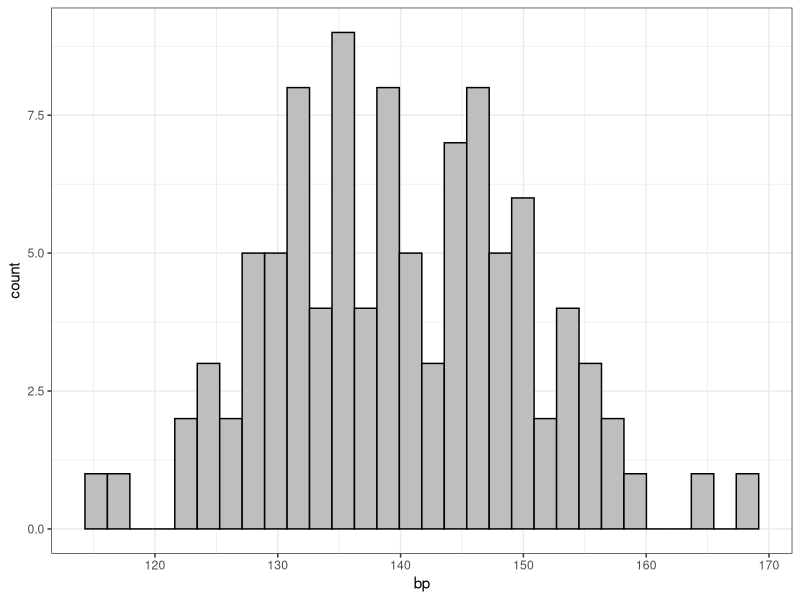
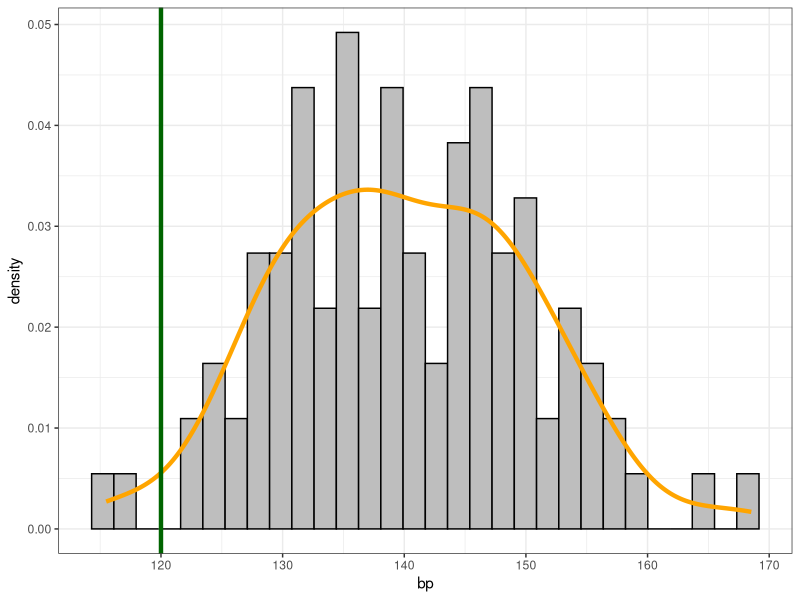
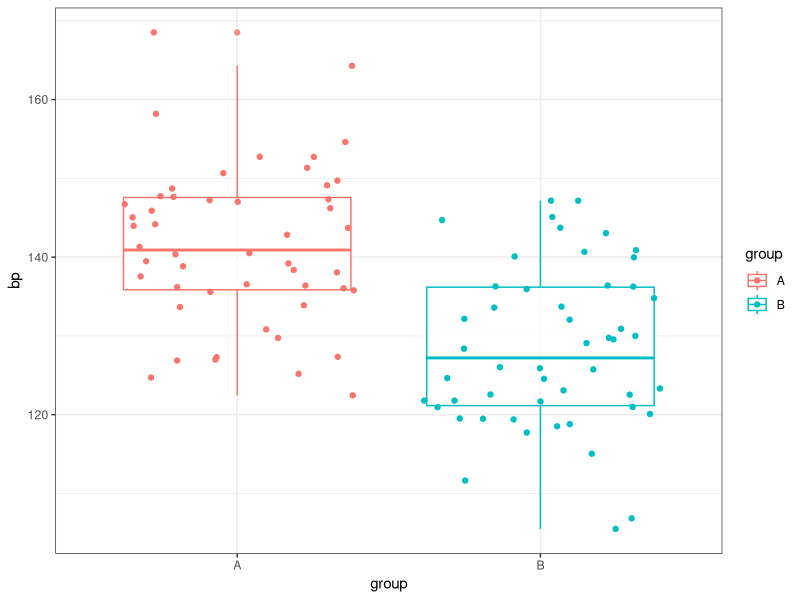
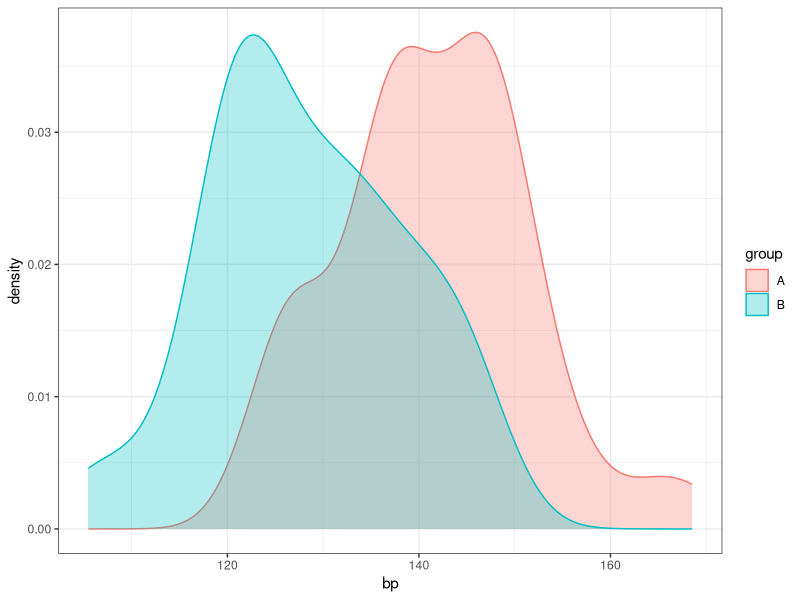
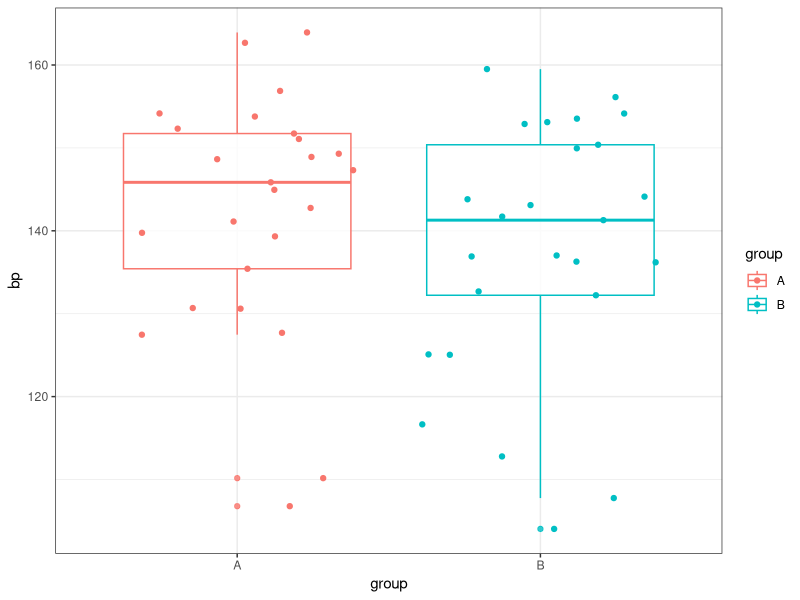
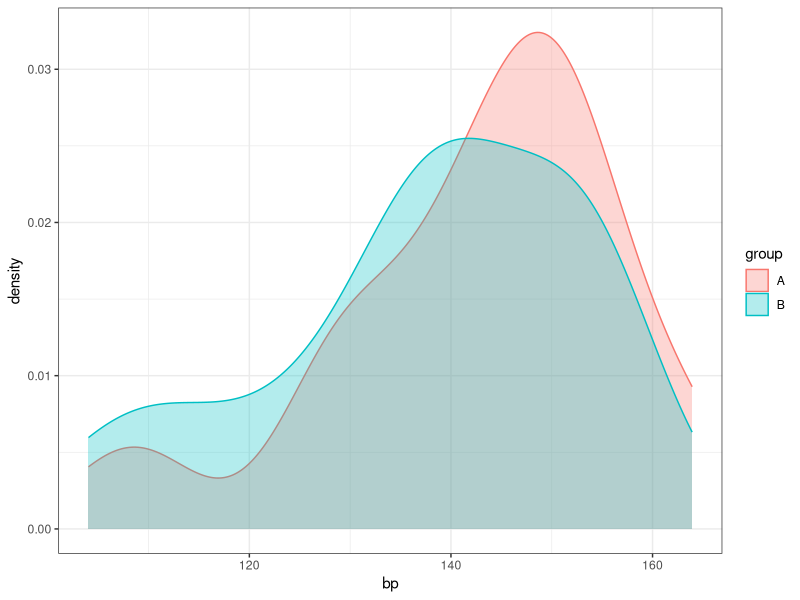
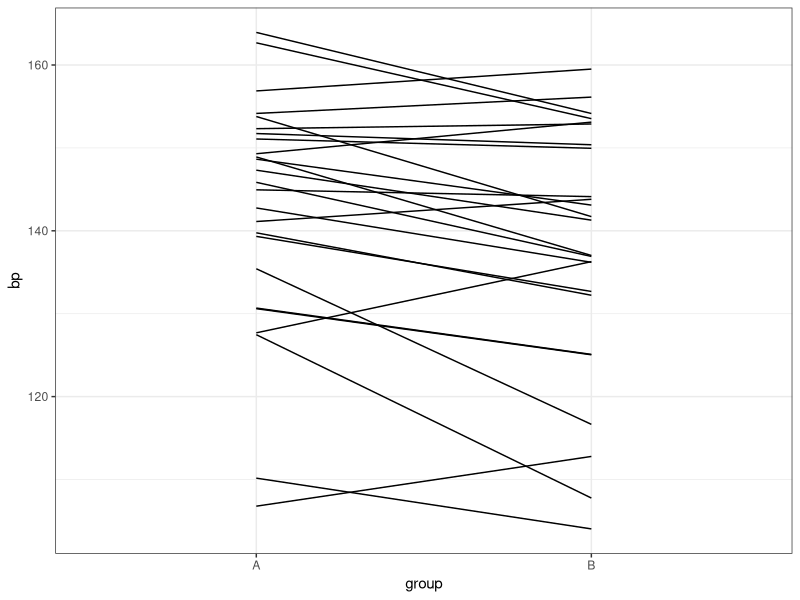
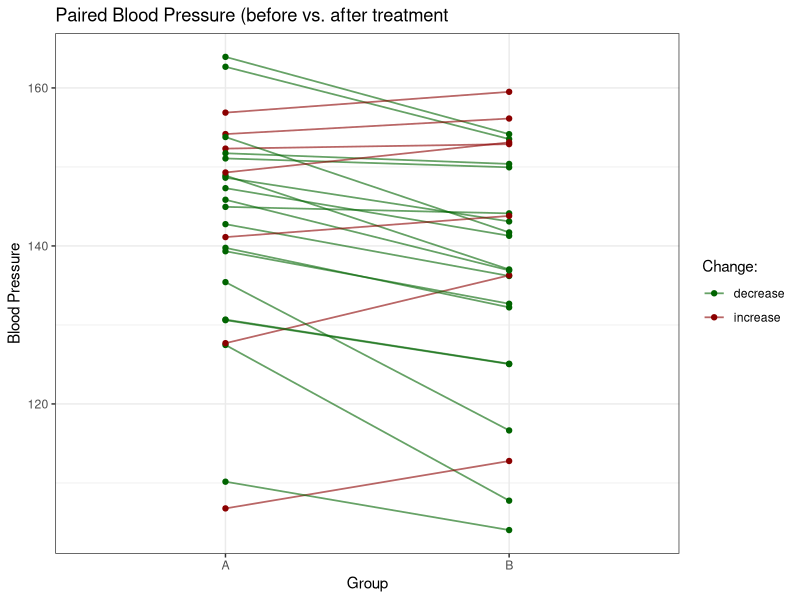

These figures' R source, in order:
# Most important statistical tests in R
# The Data Digest
# https://www.youtube.com/watch?v=GI6FfwbZUo0

library(tidyverse)
theme_set(theme_bw())

# Do groups differ in mean or rate?
# t.test(), aov(), TukeyHSD(), var.test(), leveneTest(), prop.test()

# Are two variables associated?
# cor.test(), chisq.test()

# Can X predict Y?
# lm(y ~ x1 + x2), glm(family = binomial)

# T-Test ----

# When to use
# - You're comparing means and your data is roughly normally distributed
# - Choose the version based on group structure (1 group, 2 independent, or paired)

# What it tells you 
# - Whether the mean difference is statistically significant
# - Provides t-statistic, degrees of freedom, and p-value

# Watch out for
# - Normality assumption (especially important for small samples)
# - Equal variance for 2-sample test (use var.test()) or leveneTest()
# - Paired t-test assumes same subjects under both conditions

## One Sample T-Test ----

set.seed(2025)

sample_100 <- data.frame(
  id = 1:100,
  bp = rnorm(n = 100, mean = 140, sd = 10)
)

sample_100

t.test(x = sample_100$bp, mu = 120)

sample_100 |> 
  ggplot(aes(bp)) +
  geom_histogram(color = "black", fill = "grey")

sample_100 |> 
  ggplot(aes(bp, after_stat(density))) +
  geom_histogram(color = "black", fill = "grey") +
  geom_density(color = "orange", linewidth = 1.5) +
  geom_vline(xintercept = 120, linewidth = 1.5, color = "darkgreen")

## Two Sample T-Test ----

sample_A <- sample_100 |> 
  filter(id %in% 1:50)

sample_B <- sample_100 |> 
  filter(id %in% 51:100) |> 
  mutate(bp = bp - 10)

t.test(x = sample_A$bp, y = sample_B$bp)

sample_100 <- rbind(sample_A, sample_B) |> 
  mutate(group = rep(c("A", "B"), each = 50))

t.test(bp ~ group, data = sample_100)

sample_100 |> 
  ggplot(aes(x = group, y = bp,
             color = group)) +
  geom_boxplot(alpha = 0.8) +
  geom_jitter(height = 0)

sample_100 |> 
  ggplot(aes(x =bp, color = group, fill = group)) +
  geom_density(alpha = 0.3)

t.test(bp ~ group, data = sample_100)
t.test(bp ~ group, data = sample_100, var.equal = TRUE)

var.test(x = sample_100$bp[sample_100$group == "A"],
         y = sample_100$bp[sample_100$group == "B"])

t.test(bp ~ group, data = sample_100,
       var.equal = TRUE,
       alternative = "greater")

## Paired T-Test ----

set.seed(1)
bp1 <- rnorm(n = 25, mean = 140, sd = 15)
bp2 <- bp1 - 5 + rnorm(25) * 10

sample_50 <- data.frame(id = rep(1:25, 2),
                        bp = c(bp1, bp2),
                        group = rep(c("A", "B"), each = 25))

sample_50 |> 
  ggplot(aes(x = group, y = bp, color = group)) +
  geom_boxplot(alpha = 0.8) +
  geom_jitter(height = 0)

sample_50 |> 
  ggplot(aes(x =bp, color = group, fill = group)) +
  geom_density(alpha = 0.3)

t.test(bp ~ group, data = sample_50)

t.test(x = sample_50$bp[1:25],
       y = sample_50$bp[26:50],
       paired = TRUE)

sample_50 |> 
  ggplot(aes(x = group, y = bp, group = id)) +
  geom_line()

sample_50 |> 
  pivot_wider(values_from = bp, names_from = group) |> 
  mutate(change = case_when(B > A ~ "increase",
                            .default = "decrease")) |> 
  pivot_longer(cols = c(A, B), names_to = "group", values_to = "bp") |> 
  ggplot(aes(x = group, y = bp, group = id, color = change)) +
  geom_line(alpha = 0.6, linewidth = 0.6) +
  geom_point() +
  scale_color_manual(values = c("increase" = "darkred",
                                "decrease" = "darkgreen")) +
  labs(title = "Paired Blood Pressure (before vs. after treatment",
       x = "Group",
       y = "Blood Pressure", 
       color = "Change:")

result <- t.test(x = sample_50$bp[1:25],
                 y = sample_50$bp[26:50],
                 paired = TRUE)

str(result)
result$p.value

change <- sample_50$bp[26:50] - sample_50$bp[1:25]
hist(change)
abline(v = 0, col = "green")
t.test(x = change, mu = 0)

# ANOVA ----

# When to use
# - You're comparing the means across 3 or more groups and your data is 
# approximately normally distributed, with equal variances.

# What it tells you 
# - Whether at least one group differs significantly from the others
# - It gives you the F-statistic, degrees of freedom, and p-value

# Watch out for
# - Only tells you that a difference exists - use TukeyHSD() for follow-up pairwise comparisons
# - Equal variance assumption - use bartlett.test() or leveneTest()
# - Highly sensitive with many groups or large samples - statistical is different 
# from practical significance
